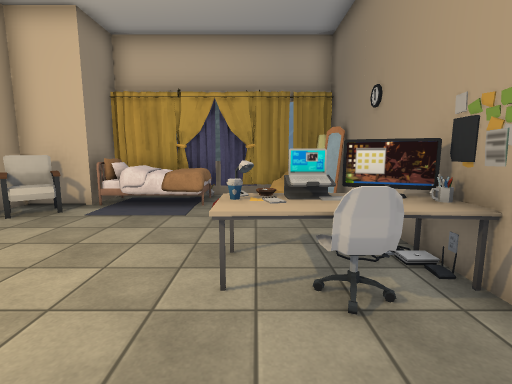
[1] (above)

12 first-person views from a walk through a Unity game level. The camera is 1.5 m above the floor, tilts 8° down and sees 85° across. The floor is counted in squares, 1 m on a side. Each view is taken from the middle of a square. On the plan, view 1 faces up. The plan holds only what a view shows up to about 14 squares ahead; the rest is blank. The place goes on beyond the plan. The player character is not drawn. Some animated figures are not drawn. Door leaves are left out, so doorways stand open. Some surface patterns are stand-ins.

[2]
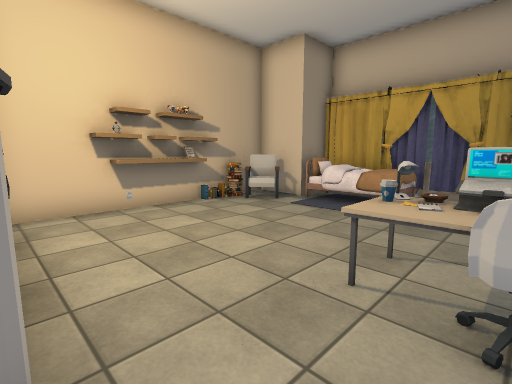

[3]
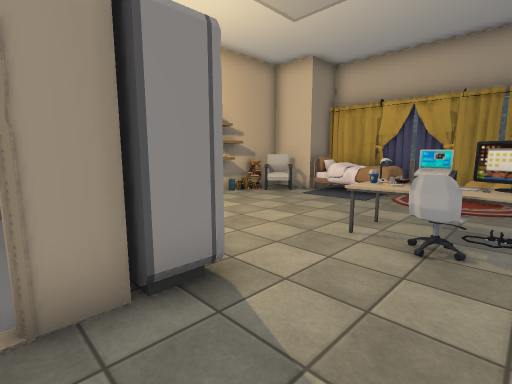

[4]
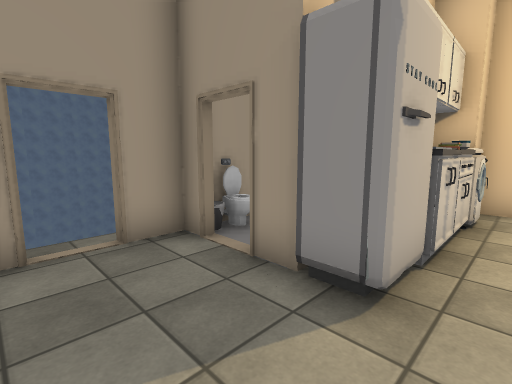

[5]
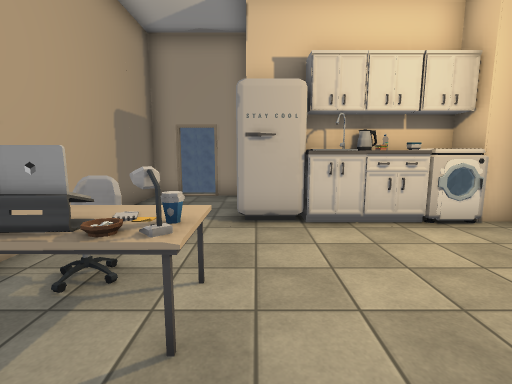

[6]
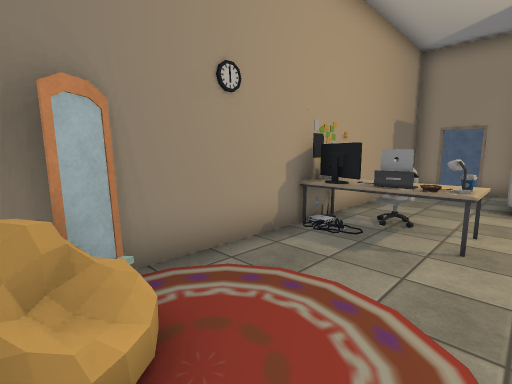

[7]
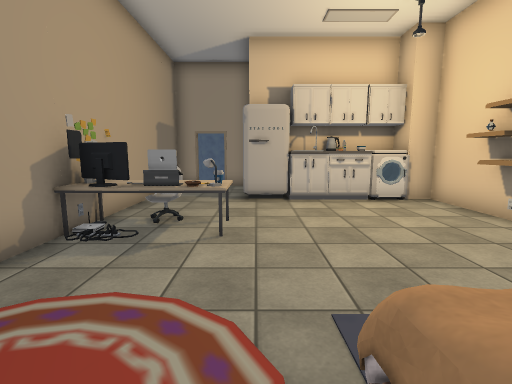

[8]
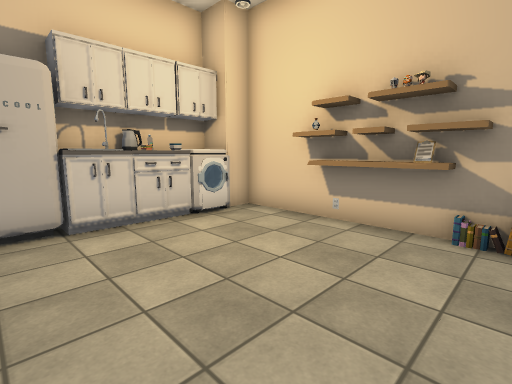

[9]
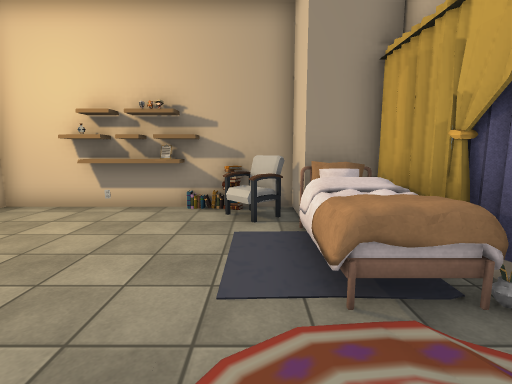

[10]
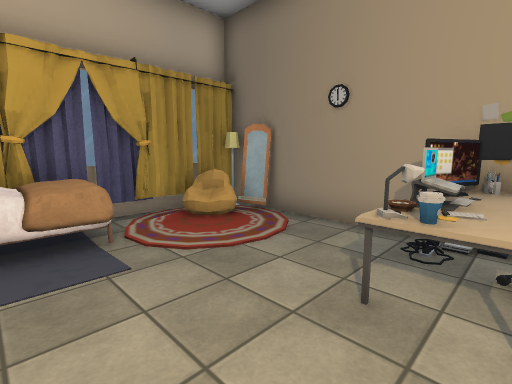

[11]
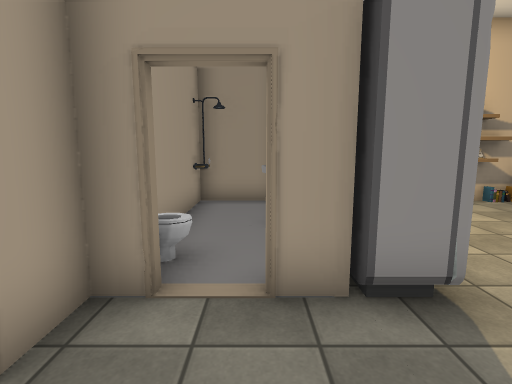

[12]
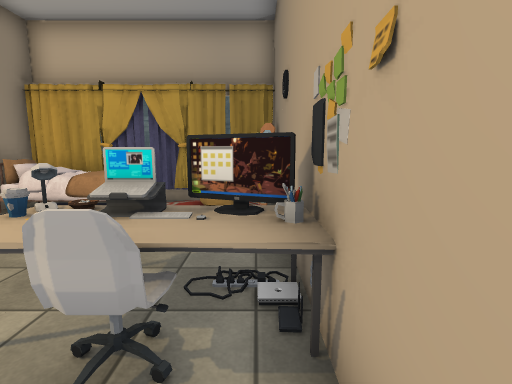

### Floor plan
Points are (right, up) in squares from view 1. A wall is a line through its corners. A room is listed if a view was taken in it or the views show most of it. See-through windows are left out.
Room 1 (views 1, 2, 3, 4, 5, 6, 7, 8, 9, 10, 11, 12)
walls: (-0.8, -1) (-0.8, -1.9); (2.4, 7.8) (2, 8.7); (-6.8, 5) (-6.2, 5) (-6.2, 2.4); (1.6, -3.7) (2.5, -3.7) (2.5, 9.5); (1.5, 9.9) (-2.1, 9.9); (-4.8, 9.6) (-4.8, 8) (-6.7, 8) (-6.7, 0) (-5.9, 0) (-5.9, -1) (-2.1, -1); (-5.9, -3.7) (0.5, -3.7)
ways out: open door at (-1, -2); open door at (1, -4)
objects: sofa (-6, 6) to (-5, 7); machine (-5, 0); other object (-4, -2); other object (-4, 0); bed (-4, 8) to (-2, 9); curtain (-4, 9); counter (-3, 0); other object (-2, -3); other object (-2, 9); fridge (-1, 0); other object (-1, 4); desk (0, 3) to (0, 4); curtain (0, 9); chair (1, 3); other object (1, 4); rug (1, 8) to (2, 9); other object (2, 3); monitor (2, 4)

Positions as (right, up) in squares from view 1, and headings:
1: (0, 0), facing up
2: (1, 0), facing up-left
3: (2, -2), facing up-left
4: (2, 1), facing down-left
5: (-1, 6), facing down
6: (-1, 9), facing down-right
7: (-1, 9), facing down
8: (-1, 6), facing down-left
9: (1, 7), facing left
10: (-3, 3), facing up-right
11: (2, -2), facing left
12: (2, 1), facing up
